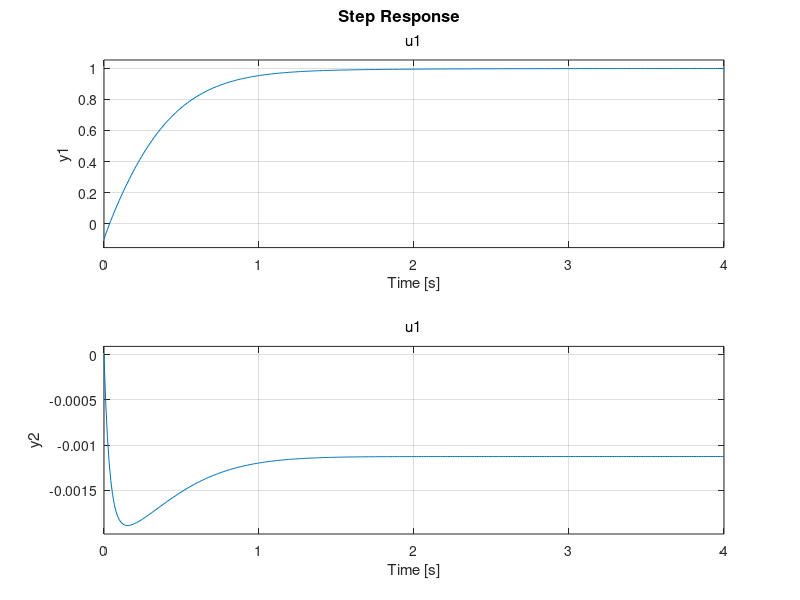

The MATLAB script that drew this image: (Note: this script raises an error after producing the figure.)

% Prob 2
%constants
Ka = -0.0015;
Kq = -0.32;
az = 2.0;
aq = 6.0;

Za = -1.3046;
Zd = -0.2142;
Ma = 47.7109;
Md = -104.8346;
V  = 886.78;

wn = 150;
z  = 0.6;

% Controller realization
Ac  = [0 0; Kq*aq 0];
Bc1 = [-Ka*az 0; -Ka*Kq*aq -Kq*aq];
Bc2 = [Ka*az; Ka*Kq*aq];
Cc  = [Kq 1];
Dc1 = [-Ka*Kq -Kq];
Dc2 = [Ka*Kq];

% Controller TF
K_az = tf([Ka Ka*az], [1 0]);
K_q  = tf([Kq Kq*aq], [1 0]);
K_sys = [K_az*K_q K_q];

% Plant Realization
Ap = [Za 1; Ma 0];
Bp = [Zd; Md];
Cp = [V*Za 0; 0 1];
Dp = [V*Zd; 0];
P_sys = ss(Ap,Bp,Cp,Dp);

% LoopGain at input realization.
Lin_sys = (K_sys*P_sys);

%Loop Gain at Input
A_lu = [Ap zeros(2,2); Bc1 Ac];
B_lu = [Bp; Bc1*Dp];
C_lu = [Dc1*Cp Cc];
D_lu = [Dc1*Dp];

Lu_sys = ss(A_lu, B_lu, C_lu, D_lu);

% Closed Loop Realization
Z = eye(1)-Dc1*Dp;

A_cl = [Ap+Bp*inv(Z)*Dc1*Cp Bp*inv(Z)*Cc; Bc1*(eye(2)+Dp*inv(Z)*Dc1)*Cp Ac+Bc1*Dp*inv(Z)*Cc];
B_cl = [Bp*inv(Z)*Dc2; Bc2+Bc1*Dp*inv(Z)*Dc2];
C_cl = [(eye(2)+Dp*inv(Z)*Dc1)*Cp Dp*inv(Z)*Cc];
D_cl = [Dp*inv(Z)*Dc2];

CL_sys = ss(A_cl, B_cl, C_cl, D_cl);
step(CL_sys)
S = stepinfo(CL_sys);

% Second Order Actuator
% A_act = [0 1; -(wn^2) -2*z*wn];
% B_act = [0; wn^2];
% C_act = [Zd 0; 0 0];
% D_act = 0;
Act_2nd = tf([wn^2],[1 2*z*wn wn^2]);

figure(1);
nyquist(Lin_sys)
grid on;
axis ([-3 3 -3 3])
figure(2)
bode(Lin_sys)
grid on
figure(3)
sigma(eye(2) + Lin_sys)
grid on


CL_sys = ss(A_cl, B_cl, C_cl, D_cl);
figure(4)
step(CL_sys)
grid on
S = stepinfo(CL_sys);

R_Dif = eye(2) + Lin_sys;
RobustMat = eye(2) + inv(Lin_sys);

w1 = logspace(0,5,500);
s_min = 10000000;
for count=1:length(w1) 
    temp = min(svds((w1(count))));
    if (temp < s_min)
        s_min = temp;    
    end
end

figure(5);

sigma(eye(2)+Lu_sys)
grid on
min(sigma(eye(2)+Lu_sys))
min(sigma(eye(2)+inv(Lu_sys)))

[Cm, Dm, Mm] = loopmargin(Lin_sys);

% Prob 3
% adding second order actuator.
figure(6)
Lin_2nd = (K_sys*Act_2nd*P_sys);
nyquist(Lin_2nd)
grid on;
axis ([-3 3 -3 3])
figure(7)
bode(Lin_2nd)
grid on
figure(8)
sigma(eye(2) + Lin_2nd)
grid on






